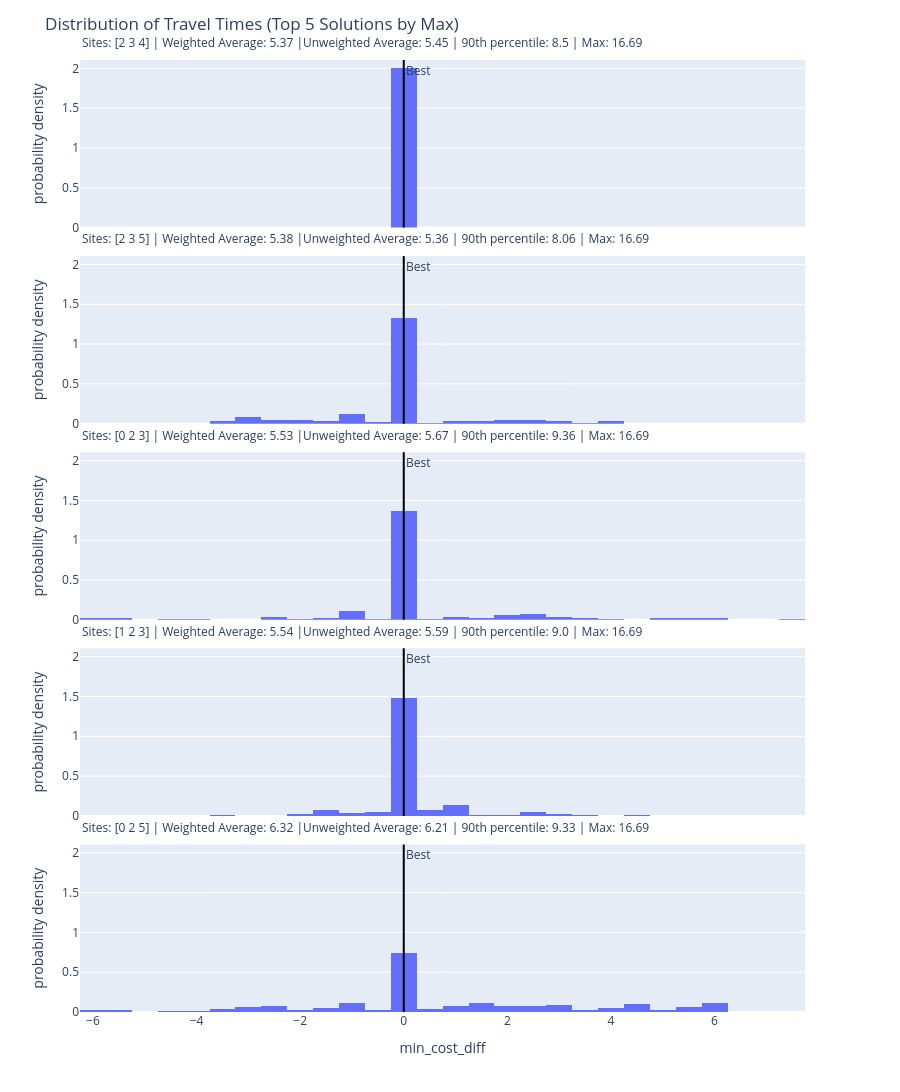

Notebook code for this chart:
### Code cell
solutions.plot_travel_time_distribution(5, compare_to_best=True, rank_on="max")

### Figure 1 — Plotly figure (JSON) as saved in the notebook; plotly's stock layout.template omitted (floating-point values rounded to 4 significant figures; data arrays with more than 128 entries replaced by an {"elided": "..."} marker saying what was removed)
{"data": [{"bingroup": "x", "histnorm": "probability density", "hovertemplate": "label=Sites: [2 3 4] | Weighted Average: 5.37 |Unweighted Average: 5.45 | 90th percentile: 8.5 | Max: 16.69<br>min_cost_diff=%{x}<br>probability density=%{y}<extra></extra>", "legendgroup": "", "marker": {"color": "#636efa", "pattern": {"shape": ""}}, "name": "", "nbinsx": 30, "orientation": "v", "showlegend": false, "type": "histogram", "x": {"elided": "165 float values"}, "xaxis": "x5", "yaxis": "y5"}, {"bingroup": "x", "histnorm": "probability density", "hovertemplate": "label=Sites: [2 3 5] | Weighted Average: 5.38 |Unweighted Average: 5.36 | 90th percentile: 8.06 | Max: 16.69<br>min_cost_diff=%{x}<br>probability density=%{y}<extra></extra>", "legendgroup": "", "marker": {"color": "#636efa", "pattern": {"shape": ""}}, "name": "", "nbinsx": 30, "orientation": "v", "showlegend": false, "type": "histogram", "x": {"elided": "165 float values"}, "xaxis": "x4", "yaxis": "y4"}, {"bingroup": "x", "histnorm": "probability density", "hovertemplate": "label=Sites: [0 2 3] | Weighted Average: 5.53 |Unweighted Average: 5.67 | 90th percentile: 9.36 | Max: 16.69<br>min_cost_diff=%{x}<br>probability density=%{y}<extra></extra>", "legendgroup": "", "marker": {"color": "#636efa", "pattern": {"shape": ""}}, "name": "", "nbinsx": 30, "orientation": "v", "showlegend": false, "type": "histogram", "x": {"elided": "165 float values"}, "xaxis": "x3", "yaxis": "y3"}, {"bingroup": "x", "histnorm": "probability density", "hovertemplate": "label=Sites: [1 2 3] | Weighted Average: 5.54 |Unweighted Average: 5.59 | 90th percentile: 9.0 | Max: 16.69<br>min_cost_diff=%{x}<br>probability density=%{y}<extra></extra>", "legendgroup": "", "marker": {"color": "#636efa", "pattern": {"shape": ""}}, "name": "", "nbinsx": 30, "orientation": "v", "showlegend": false, "type": "histogram", "x": {"elided": "165 float values"}, "xaxis": "x2", "yaxis": "y2"}, {"bingroup": "x", "histnorm": "probability density", "hovertemplate": "label=Sites: [0 2 5] | Weighted Average: 6.32 |Unweighted Average: 6.21 | 90th percentile: 9.33 | Max: 16.69<br>min_cost_diff=%{x}<br>probability density=%{y}<extra></extra>", "legendgroup": "", "marker": {"color": "#636efa", "pattern": {"shape": ""}}, "name": "", "nbinsx": 30, "orientation": "v", "showlegend": false, "type": "histogram", "x": {"elided": "165 float values"}, "xaxis": "x", "yaxis": "y"}], "layout": {"annotations": [{"showarrow": false, "text": "Sites: [0 2 5] | Weighted Average: 6.32 |Unweighted Average: 6.21 | 90th percentile: 9.33 | Max: 16.69", "textangle": 0, "x": 0, "xanchor": "left", "xref": "paper", "y": 0.183, "yanchor": "bottom", "yref": "paper"}, {"showarrow": false, "text": "Sites: [1 2 3] | Weighted Average: 5.54 |Unweighted Average: 5.59 | 90th percentile: 9.0 | Max: 16.69", "textangle": 0, "x": 0, "xanchor": "left", "xref": "paper", "y": 0.389, "yanchor": "bottom", "yref": "paper"}, {"showarrow": false, "text": "Sites: [0 2 3] | Weighted Average: 5.53 |Unweighted Average: 5.67 | 90th percentile: 9.36 | Max: 16.69", "textangle": 0, "x": 0, "xanchor": "left", "xref": "paper", "y": 0.595, "yanchor": "bottom", "yref": "paper"}, {"showarrow": false, "text": "Sites: [2 3 5] | Weighted Average: 5.38 |Unweighted Average: 5.36 | 90th percentile: 8.06 | Max: 16.69", "textangle": 0, "x": 0, "xanchor": "left", "xref": "paper", "y": 0.801, "yanchor": "bottom", "yref": "paper"}, {"showarrow": false, "text": "Sites: [2 3 4] | Weighted Average: 5.37 |Unweighted Average: 5.45 | 90th percentile: 8.5 | Max: 16.69", "textangle": 0, "x": 0, "xanchor": "left", "xref": "paper", "y": 1.007, "yanchor": "bottom", "yref": "paper"}, {"showarrow": false, "text": "Best", "x": 0, "xanchor": "left", "xref": "x", "y": 1, "yanchor": "top", "yref": "y domain"}, {"showarrow": false, "text": "Best", "x": 0, "xanchor": "left", "xref": "x2", "y": 1, "yanchor": "top", "yref": "y2 domain"}, {"showarrow": false, "text": "Best", "x": 0, "xanchor": "left", "xref": "x3", "y": 1, "yanchor": "top", "yref": "y3 domain"}, {"showarrow": false, "text": "Best", "x": 0, "xanchor": "left", "xref": "x4", "y": 1, "yanchor": "top", "yref": "y4 domain"}, {"showarrow": false, "text": "Best", "x": 0, "xanchor": "left", "xref": "x5", "y": 1, "yanchor": "top", "yref": "y5 domain"}], "barmode": "relative", "height": 1250, "legend": {"tracegroupgap": 0}, "margin": {"t": 60}, "shapes": [{"line": {"color": "black", "width": 2}, "type": "line", "x0": 0, "x1": 0, "xref": "x", "y0": 0, "y1": 1, "yref": "y domain"}, {"line": {"color": "black", "width": 2}, "type": "line", "x0": 0, "x1": 0, "xref": "x2", "y0": 0, "y1": 1, "yref": "y2 domain"}, {"line": {"color": "black", "width": 2}, "type": "line", "x0": 0, "x1": 0, "xref": "x3", "y0": 0, "y1": 1, "yref": "y3 domain"}, {"line": {"color": "black", "width": 2}, "type": "line", "x0": 0, "x1": 0, "xref": "x4", "y0": 0, "y1": 1, "yref": "y4 domain"}, {"line": {"color": "black", "width": 2}, "type": "line", "x0": 0, "x1": 0, "xref": "x5", "y0": 0, "y1": 1, "yref": "y5 domain"}], "title": {"text": "Distribution of Travel Times (Top 5 Solutions by Max)"}, "xaxis": {"anchor": "y", "domain": [0, 0.98], "title": {"text": "min_cost_diff"}}, "xaxis2": {"anchor": "y2", "domain": [0, 0.98], "matches": "x", "showticklabels": false}, "xaxis3": {"anchor": "y3", "domain": [0, 0.98], "matches": "x", "showticklabels": false}, "xaxis4": {"anchor": "y4", "domain": [0, 0.98], "matches": "x", "showticklabels": false}, "xaxis5": {"anchor": "y5", "domain": [0, 0.98], "matches": "x", "showticklabels": false}, "yaxis": {"anchor": "x", "domain": [0, 0.176], "title": {"text": "probability density"}}, "yaxis2": {"anchor": "x2", "domain": [0.206, 0.382], "matches": "y", "title": {"text": "probability density"}}, "yaxis3": {"anchor": "x3", "domain": [0.412, 0.588], "matches": "y", "title": {"text": "probability density"}}, "yaxis4": {"anchor": "x4", "domain": [0.618, 0.794], "matches": "y", "title": {"text": "probability density"}}, "yaxis5": {"anchor": "x5", "domain": [0.824, 1], "matches": "y", "title": {"text": "probability density"}}}}
